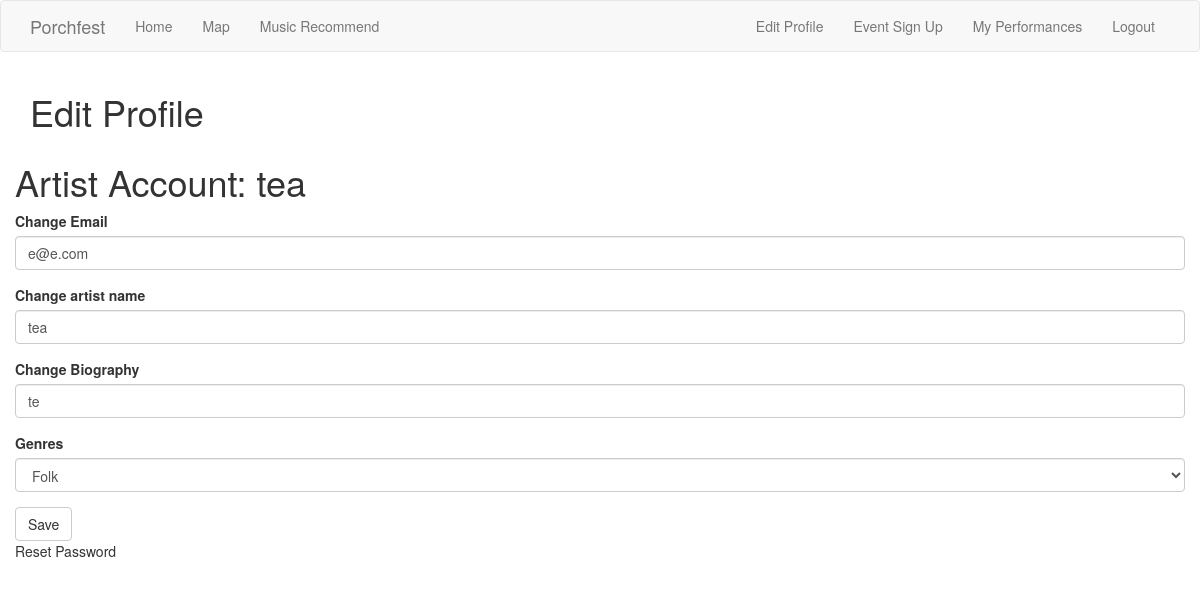
/edit_profile (signed in), run on the app's committed database.
### app/models.py (models this page shows, shortened)
class Artist(UserMixin, db.Model):
    id = db.Column(db.Integer, primary_key=True)
    artistName = db.Column(db.String(64), index=True, unique=True)
    bio = db.Column(db.String(600))
    genre = db.Column(db.String)
    artistPerformances= db.relationship('ArtistToPerformance')
    email = db.Column(db.String(120), index=True, unique=True)
    password_hash = db.Column(db.String(128))

### app/routes.py (the view)
@app.route('/edit_profile', methods=['GET', 'POST'])
@login_required
def edit_profile():
    form = EditProfile()
    if form.validate_on_submit():
        current_user.artistName = form.artistName.data
        current_user.bio = form.bio.data
        current_user.email = form.email.data
        current_user.genre = form.genre.data
        db.session.commit()
        flash('Your changes have been saved.')
        return redirect(url_for('edit_profile'))
    elif request.method == 'GET':
        form.artistName.data = current_user.artistName
        form.bio.data = current_user.bio
        form.email.data = current_user.email
        form.genre.data = current_user.genre
    return render_template('edit_profile.html', artist=current_user, title='Edit Profile',
                           form=form)

### app/forms.py
class EditProfile (FlaskForm):
    email = StringField('Change Email')
    artistName = StringField('Change artist name')
    bio = StringField('Change Biography')
    genre = SelectField('Genres', choices=[("folk", "Folk"),('rock', "Rock"), ("hip_hop", "Hip Hop"),("pop", "Pop"), ("RB", "R&B"), ("indie", "Indie")])
    submit = SubmitField('Save')

### app/models.py (called while the page is built)
@login.user_loader
def load_user(id):
    return Artist.query.get(int(id))

### app/templates/edit_profile.html
{% extends "base.html" %}
{% import 'bootstrap/wtf.html' as wtf %}
{% block app_content %}
<h1>Edit Profile</h1>
<div class="row">
    <div class="col md-4">
        <h1>Artist Account: {{ artist.artistName }}</h1>
        {{ wtf.quick_form(form) }}
        <p>Reset Password <a href="{{ url_for('reset_password') }}"></a> </p>
    </div>
</div>
{% endblock %}

### data on the page
Artist: artistName "tea", email "e@e.com", bio "te", genre "Folk"
